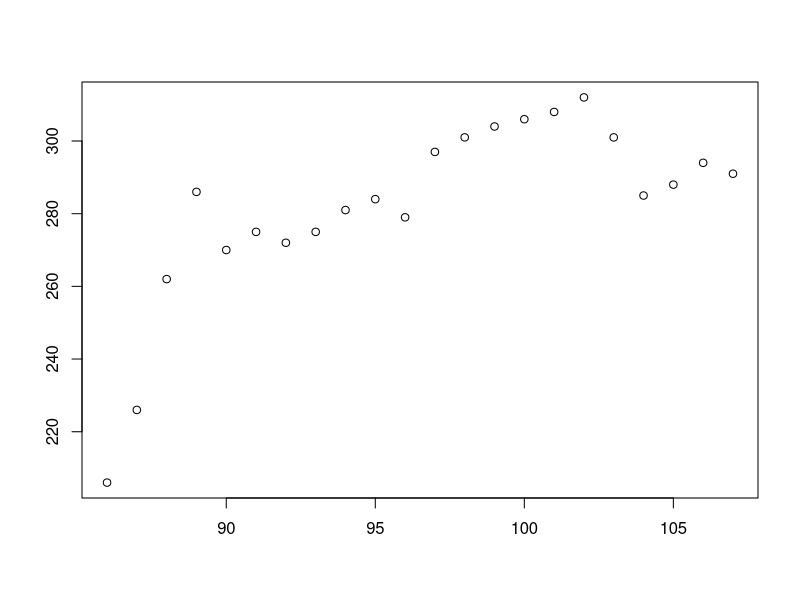

This figure's R source: (Note: this script raises an error after producing the figure.)
## ---- chunk 1
library(readxl)
## ---- chunk 2
bus <- read_excel("data/bus_efficiency_revised.xlsx")
print(bus)
## ---- chunk 3
years <- unique(bus$Year)
column <- colnames(bus)
bus_avg <- vector(mode="numeric", length = length(column))
for(i in 1:length(years)) {
  row <- vector(mode="numeric", length = length(column))
  row[1] <- years[i]
  row[2] <- sum(bus$Year == years[i])
  tmp <- bus[bus$Year == years[i],]
  for(j in 3:length(column)) {
    row[j] <- mean(as.numeric(unlist(bus[bus$Year == years[i],column[j]])))
  }
  bus_avg <- rbind(bus_avg, row)
}

bus_avg <- data.frame(bus_avg[2:nrow(bus_avg),], row.names = NULL, stringsAsFactors=FALSE)
colnames(bus_avg) <- c("Year", "Counts", column[3:length(column)])
bus_avg <- data.frame(lapply(bus_avg,as.numeric))
print(bus_avg)
## ---- chunk 4
for(co in colnames(bus_avg)[2:ncol(bus_avg)]) {
  plot(bus_avg[, c("Year", co)], main=gsub("\\.", " ", paste("Line Chart of ", co), ".", " "))
  lines(bus_avg[, c("Year", co)])
  abline(lm(bus_avg[,co] ~ bus_avg$Year), col= "red")
}
## ---- chunk 5
print(cor(bus_avg))
